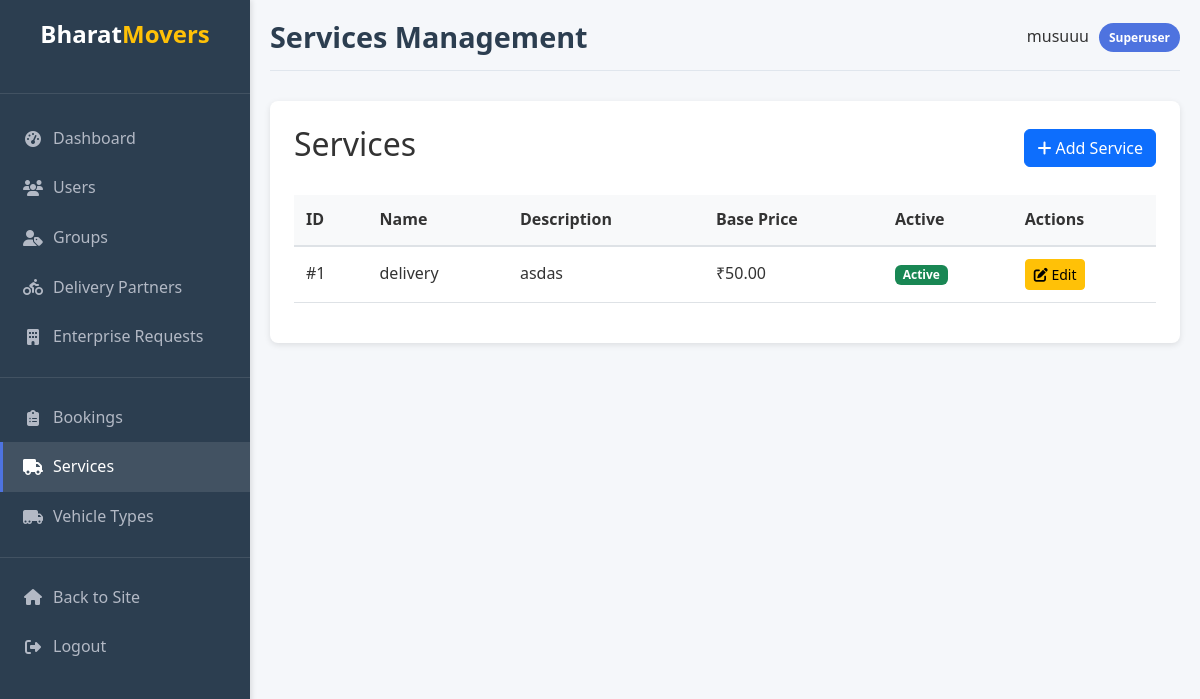
The app's page /accounts/admin/services/ (signed in), older data.
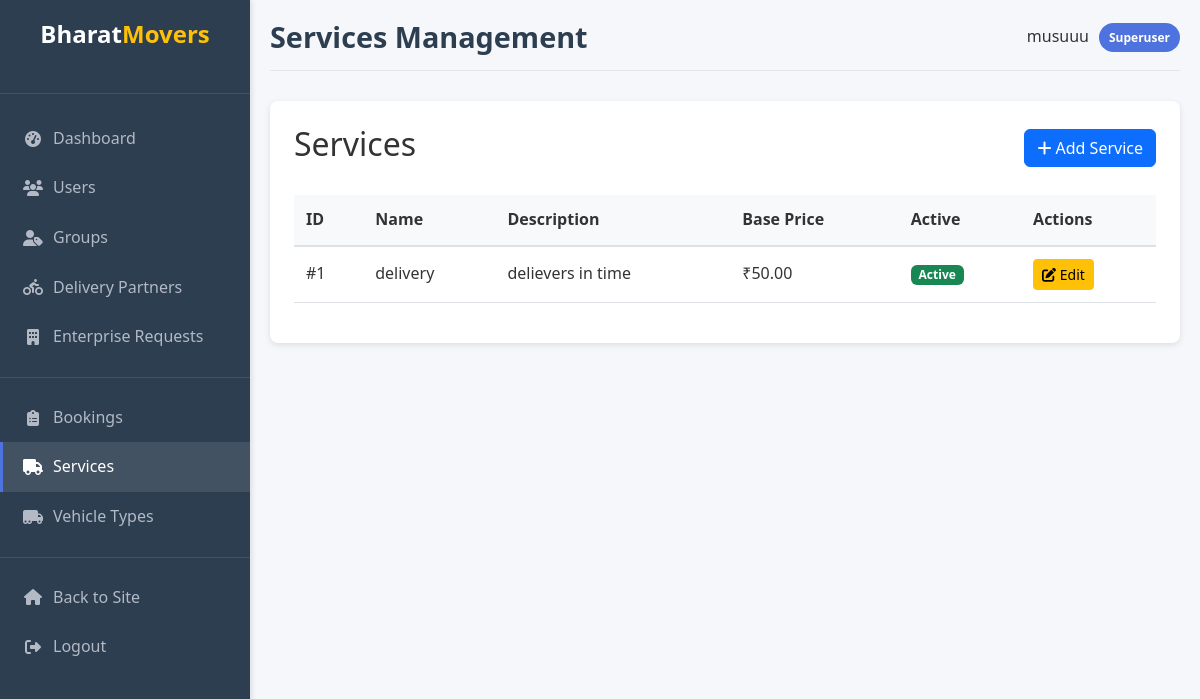
The same page, newer data.
### services/models.py (models this page shows, shortened)
class Service(models.Model):
    name = models.CharField(max_length=100)
    description = models.TextField()
    base_price = models.DecimalField(max_digits=10, decimal_places=2)
    vehicle_type = models.ForeignKey(VehicleType, on_delete=models.CASCADE)
    is_active = models.BooleanField(default=True)

### accounts/views.py (the view)
# urls.py: path('admin/services/', views.admin_services, name='admin_services'),
@login_required
@user_passes_test(lambda u: u.is_superuser or u.is_staff)
def admin_services(request):
    services = Service.objects.all().order_by('name')
    return render(request, 'accounts/admin/services.html', {
        'services': services,
        'active_tab': 'services'
    })

### templates/accounts/admin/services.html
{% extends "accounts/admin/admin_base.html" %}
{% block admin_title %}Services Management{% endblock %}
{% block admin_content %}
<div class="admin-card">
    <div class="d-flex justify-content-between align-items-center mb-4">
        <h2>Services</h2>
        <a href="{% url 'accounts:admin_add_service' %}" class="btn btn-primary">
            <i class="fas fa-plus"></i> Add Service
        </a>
    </div>
    <table class="admin-table">
        <thead>
            <tr>
                <th>ID</th>
                <th>Name</th>
                <th>Description</th>
                <th>Base Price</th>
                <th>Active</th>
                <th>Actions</th>
            </tr>
        </thead>
        <tbody>
            {% for service in services %}
            <tr>
                <td>#{{ service.id }}</td>
                <td>{{ service.name }}</td>
                <td>{{ service.description|truncatechars:50 }}</td>
                <td>₹{{ service.base_price }}</td>
                <td>
                    {% if service.is_active %}
                    <span class="badge bg-success">Active</span>
                    {% else %}
                    <span class="badge bg-danger">Inactive</span>
                    {% endif %}
                </td>
                <td>
                    <div class="admin-actions">
                        <a href="{% url 'accounts:admin_edit_service' service.id %}" class="btn btn-sm btn-warning">
                            <i class="fas fa-edit"></i> Edit
                        </a>
                    </div>
                </td>
            </tr>
            {% empty %}
            <tr>
                <td colspan="6" class="text-center">No services found</td>
            </tr>
            {% endfor %}
        </tbody>
    </table>
</div>
{% endblock %}

Row changes from the older to the newer data that the page shows:
changed Service "delivery": description "asdas" → "delievers in time"
